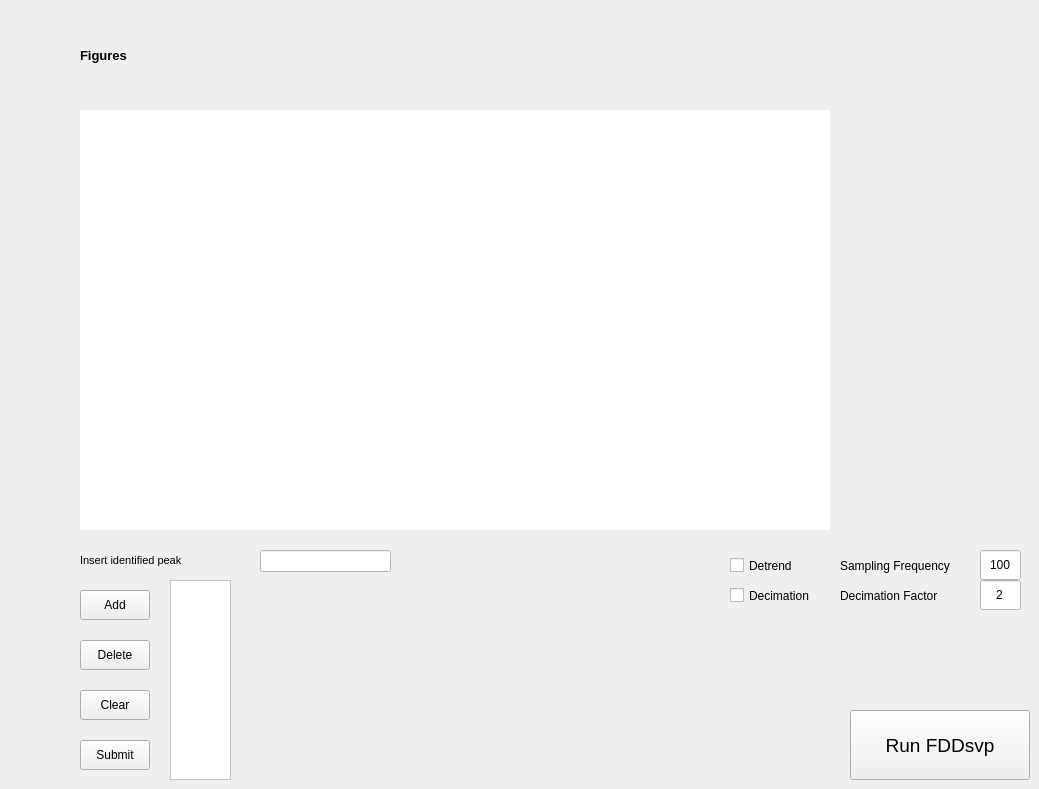
    <widget class="QWidget" name="tab_Preprocessing">
     <attribute name="title">
      <string>Preprocessing</string>
     </attribute>
     <widget class="QLineEdit" name="lineEdit_InsertPeak">
      <property name="geometry">
       <rect>
        <x>260</x>
        <y>550</y>
        <width>131</width>
        <height>22</height>
       </rect>
      </property>
      <property name="styleSheet">
       <string notr="true">background-color: rgb(255, 255, 255);</string>
      </property>
     </widget>
     <widget class="QLabel" name="label_justdisplay_11">
      <property name="geometry">
       <rect>
        <x>80</x>
        <y>550</y>
        <width>171</width>
        <height>21</height>
       </rect>
      </property>
      <property name="font">
       <font>
        <pointsize>8</pointsize>
       </font>
      </property>
      <property name="text">
       <string>Insert identified peak</string>
      </property>
     </widget>
     <widget class="QPushButton" name="pushButton_AddIdentifiedPeak">
      <property name="geometry">
       <rect>
        <x>80</x>
        <y>590</y>
        <width>70</width>
        <height>30</height>
       </rect>
      </property>
      <property name="text">
       <string>Add</string>
      </property>
     </widget>
     <widget class="QWidget" name="content_ToolbarFddSvp" native="true">
      <property name="geometry">
       <rect>
        <x>80</x>
        <y>80</y>
        <width>750</width>
        <height>30</height>
       </rect>
      </property>
      <property name="styleSheet">
       <string notr="true">background-color: rgb(255, 255, 255);
background-color: rgb(238, 238, 238);</string>
      </property>
     </widget>
     <widget class="QListWidget" name="listWidget_DisplayIdentifiedPeaks">
      <property name="geometry">
       <rect>
        <x>170</x>
        <y>580</y>
        <width>61</width>
        <height>200</height>
       </rect>
      </property>
      <property name="font">
       <font>
        <pointsize>8</pointsize>
       </font>
      </property>
      <property name="styleSheet">
       <string notr="true">background-color: rgb(255, 255, 255);</string>
      </property>
     </widget>
     <widget class="QWidget" name="content_PlotFddSvp" native="true">
      <property name="geometry">
       <rect>
        <x>80</x>
        <y>110</y>
        <width>750</width>
        <height>420</height>
       </rect>
      </property>
      <property name="styleSheet">
       <string notr="true">background-color: rgb(255, 255, 255);</string>
      </property>
     </widget>
     <widget class="QPushButton" name="pushButton_DeleteIdentifiedPeak">
      <property name="geometry">
       <rect>
        <x>80</x>
        <y>640</y>
        <width>70</width>
        <height>30</height>
       </rect>
      </property>
      <property name="text">
       <string>Delete</string>
      </property>
     </widget>
     <widget class="QPushButton" name="pushButton_SubmitIdentifiedPeaks">
      <property name="geometry">
       <rect>
        <x>80</x>
        <y>740</y>
        <width>70</width>
        <height>30</height>
       </rect>
      </property>
      <property name="text">
       <string>Submit</string>
      </property>
     </widget>
     <widget class="QPushButton" name="pushButton_ClearIdentifiedPeaks">
      <property name="geometry">
       <rect>
        <x>80</x>
        <y>690</y>
        <width>70</width>
        <height>30</height>
       </rect>
      </property>
      <property name="text">
       <string>Clear</string>
      </property>
     </widget>
     <widget class="QLabel" name="label_justdisplay_12">
      <property name="geometry">
       <rect>
        <x>840</x>
        <y>550</y>
        <width>131</width>
        <height>31</height>
       </rect>
      </property>
      <property name="text">
       <string>Sampling Frequency</string>
      </property>
     </widget>
     <widget class="QLabel" name="label_justdisplay_13">
      <property name="geometry">
       <rect>
        <x>840</x>
        <y>580</y>
        <width>131</width>
        <height>31</height>
       </rect>
      </property>
      <property name="text">
       <string>Decimation Factor</string>
      </property>
     </widget>
     <widget class="QLineEdit" name="lineEdit_SamplingFrequency">
      <property name="geometry">
       <rect>
        <x>980</x>
        <y>550</y>
        <width>41</width>
        <height>30</height>
       </rect>
      </property>
      <property name="styleSheet">
       <string notr="true">background-color: rgb(255, 255, 255);</string>
      </property>
      <property name="text">
       <string>100</string>
      </property>
      <property name="alignment">
       <set>Qt::AlignCenter</set>
      </property>
     </widget>
     <widget class="QLineEdit" name="lineEdit_DecimationFactor">
      <property name="geometry">
       <rect>
        <x>980</x>
        <y>580</y>
        <width>41</width>
        <height>30</height>
       </rect>
      </property>
      <property name="styleSheet">
       <string notr="true">background-color: rgb(255, 255, 255);</string>
      </property>
      <property name="text">
       <string>2</string>
      </property>
      <property name="alignment">
       <set>Qt::AlignCenter</set>
      </property>
     </widget>
     <widget class="QCheckBox" name="checkBox_Detrend">
      <property name="geometry">
       <rect>
        <x>730</x>
        <y>550</y>
        <width>101</width>
        <height>31</height>
       </rect>
      </property>
      <property name="text">
       <string>Detrend</string>
      </property>
     </widget>
     <widget class="QPushButton" name="pushButton_FddSvp">
      <property name="geometry">
       <rect>
        <x>850</x>
        <y>710</y>
        <width>180</width>
        <height>70</height>
       </rect>
      </property>
      <property name="font">
       <font>
        <pointsize>14</pointsize>
       </font>
      </property>
      <property name="text">
       <string>Run FDDsvp</string>
      </property>
     </widget>
     <widget class="QLabel" name="label_justdisplay_15">
      <property name="geometry">
       <rect>
        <x>80</x>
        <y>40</y>
        <width>71</width>
        <height>31</height>
       </rect>
      </property>
      <property name="font">
       <font>
        <pointsize>10</pointsize>
        <weight>75</weight>
        <bold>true</bold>
       </font>
      </property>
      <property name="text">
       <string>Figures</string>
      </property>
     </widget>
     <widget class="QCheckBox" name="checkBox_Decimation">
      <property name="geometry">
       <rect>
        <x>730</x>
        <y>580</y>
        <width>101</width>
        <height>31</height>
       </rect>
      </property>
      <property name="text">
       <string>Decimation</string>
      </property>
     </widget>
    </widget>
